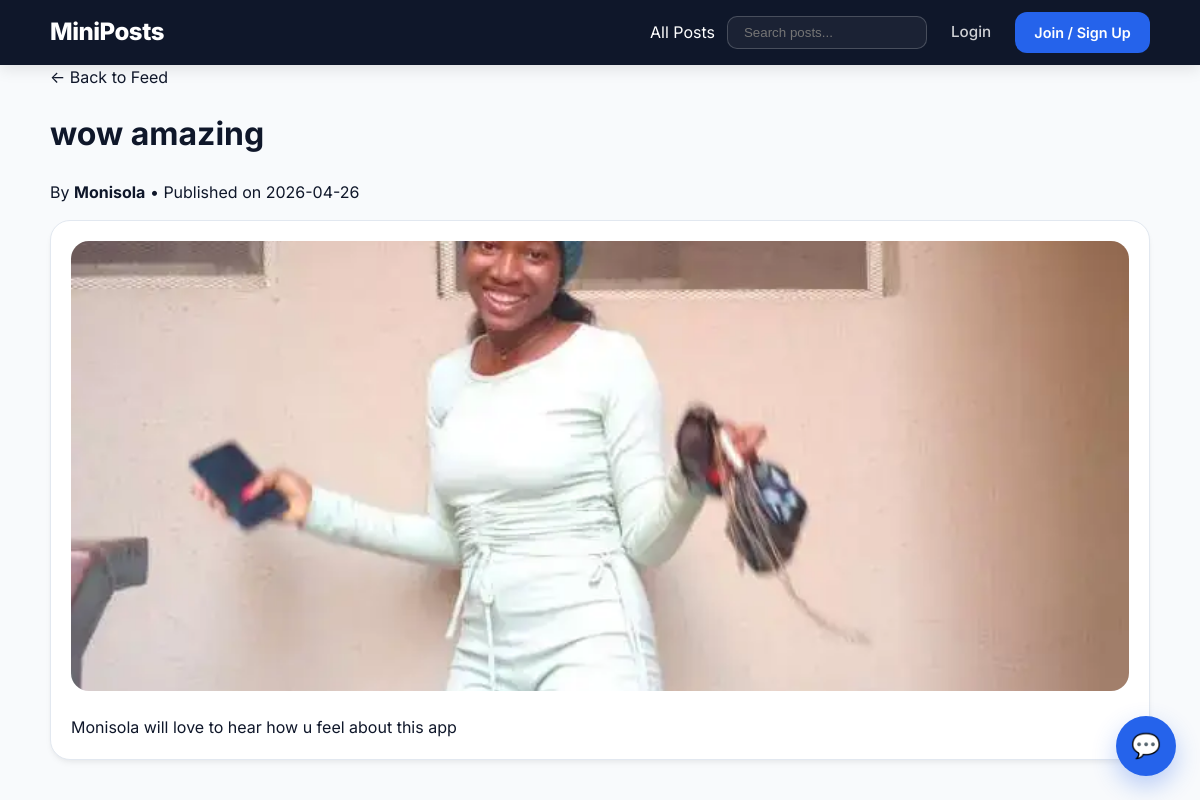
The page /posts/2 on the database its author committed.
### tables this page shows
CREATE TABLE posts (
                id INTEGER PRIMARY KEY AUTOINCREMENT,
                title TEXT NOT NULL,
                content TEXT NOT NULL,
                image TEXT,
                created_at TEXT NOT NULL,
                updated_at TEXT NOT NULL
            , user_id INTEGER);

CREATE TABLE users (
            id INTEGER PRIMARY KEY AUTOINCREMENT,
            username TEXT UNIQUE NOT NULL,
            password TEXT NOT NULL
        );

### app.py (the view)
@app.route("/posts/<int:post_id>")
def show_post(post_id):
    with get_db() as conn:
        post = conn.execute("""
            SELECT posts.*, users.username as author
            FROM posts
            LEFT JOIN users ON posts.user_id = users.id
            WHERE posts.id=?
        """, (post_id,)).fetchone()
    if not post:
        flash("Post not found!", "error")
        return redirect(url_for("index"))
    return render_template("show.html", post=post)

### app.py (called while the page is built)
def get_db():
    conn = sqlite3.connect(DB_PATH)
    conn.row_factory = sqlite3.Row
    return conn

### templates/show.html (shortened to what this page needs)
{% extends "base.html" %}
{% block content %}
<div class="page-head">
    <a href="{{ url_for('index') }}" class="breadcrumb">← Back to Feed</a>
    <h1>{{ post.title }}</h1>
    <p class="muted">By <strong>{{ post.author if post.author else 'Unknown' }}</strong> • Published on {{ post.created_at[:10] }}</p>
</div>
<div class="card">
    {% if post.image %}
        <img src="{{ url_for('static', filename='uploads/' + post.image) }}" class="post-img-large">
    {% endif %}
    <div class="prose">
        {{ post.content | replace('\n', '<br>') | safe }}
    </div>
</div>
{% endblock %}

### static/css/style.css (style rules this page uses)
* { box-sizing: border-box; }
body { margin: 0; font-family: 'Inter', -apple-system, BlinkMacSystemFont, "Segoe UI", Roboto, Helvetica, Arial, sans-serif; color: #0f172a; background: #f8fafc; line-height: 1.5; }
a { color: inherit; text-decoration: none; transition: 0.2s; }
.card { background: #fff; border: 1px solid #e2e8f0; border-radius: 20px; padding: 1.25rem; display: flex; flex-direction: column; height: 100%; box-shadow: 0 4px 6px -1px rgba(0, 0, 0, 0.05), 0 2px 4px -1px rgba(0, 0, 0, 0.03); transition: transform 0.2s, box-shadow 0.2s; }
.post-img-large { width: 100%; max-height: 450px; object-fit: cover; border-radius: 18px; margin-bottom: 1.5rem; }

### rows shown on the page
posts: title "wow amazing", created_at "2026-04-26", image (picture), content "Monisola will love to hear how u feel about this app"
users: username "Monisola"
